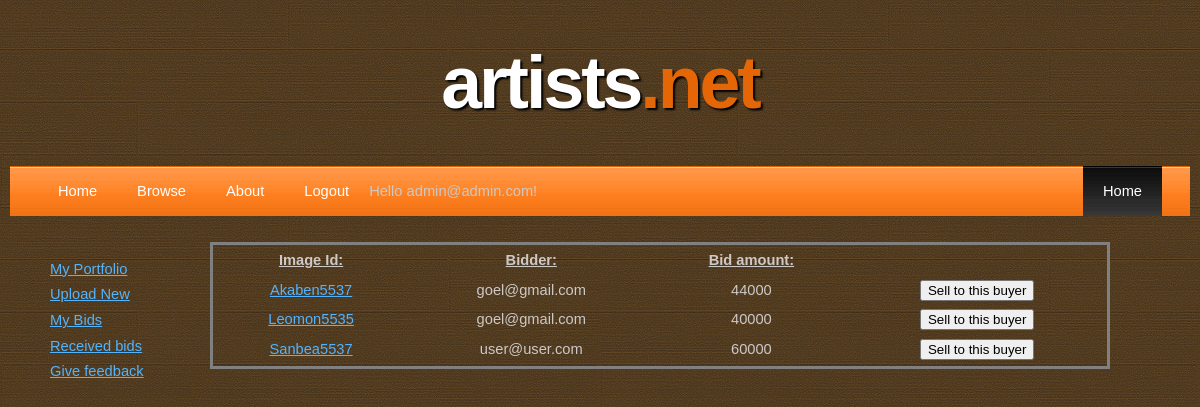
Screenshot of /received_bids.php (signed in) with the database file from the repository.
### tables this page shows
CREATE TABLE IF NOT EXISTS `bids` (
  `id` varchar(10) NOT NULL,
  `bid` int(11) NOT NULL,
  `username` varchar(50) NOT NULL,
  `date` datetime NOT NULL
);

### received_bids.php (the view, shortened to what this page needs)
<!DOCTYPE html PUBLIC "-//W3C//DTD XHTML 1.0 Strict//EN" "http://www.w3.org/TR/xhtml1/DTD/xhtml1-strict.dtd">
<html xmlns="http://www.w3.org/1999/xhtml">
	<head>
		<link rel="stylesheet" type="text/css" href="css/style.css" />
	</head>
	<body>
		<div id="outer">
			<div id="logo">
				<h1><a href="index.php">artists<span>.net</span></a></h1>
			</div>
			<ul id="nav">
				<li>
					<a href="index.php" id="item">Home</a>
				</li>
				<li>
					<a href="browse.php" id="item">Browse</a>
				</li>
				<li>
					<a href="about.php" id="item">About</a>
				</li>
			<?php
				if($_SESSION['username']!='Guest'){
				echo'
				<li>
					<a href="logout.php" id="item">Logout</a>
				</li>
				<li class="user_name">
					 Hello '.$_SESSION['username'].'!
				</li>
				<li style="float:right" class="first active">
					<a href="user_home.php">Home<a>
				</li>
				';
				}
			?>
			</ul>
	<div class="container-div">
		<div class="user_tabs" style="float:left">
			<ul>
				<li>
				<a href="user_home.php"><br />My Portfolio</a>
				</li>
				<li>
				<a href="user_upload.php">Upload New</a>
				</li>
				<li>
				<a href="user_bids.php">My Bids</a>
				</li>
				<li>
				<a href="received_bids.php">Received bids</a>
				</li>
				<li>
				<a href="feedback.php"> Give feedback</a>
				</li>
			</ul>
		</div>
		<div class="right_div" style="font-weigtht:2000">
	<?php
		$username = $_SESSION['username'];
		$dbc = new Connect();
		$conn = $dbc->get_conn();
		$query = "SELECT * FROM images WHERE username = '$username'";
		$result_images = $conn->query($query);
		if($result_images->num_rows>0){
		echo "<table style='border:solid 3px grey;width:900px;'>
		<tr style='text-decoration:underline'>
			<th>
				Image Id:
			</th>
			<th>
				Bidder:
			</th>
			<th>
				Bid amount:
			</th>
		</tr>";
		}
		while($image_row = $result_images->fetch_assoc()){
			$id = $image_row['id'];
			$query_bids = "SELECT * FROM bids WHERE id= '$id' ORDER BY bid DESC";
			$image_bids = $conn->query($query_bids);
			while($row = $image_bids->fetch_assoc()){
					$id = $row['id'];
					$username = $row['username'];
					$bid = $row['bid'];
					$url = "sell.php?id=".$id."&buyer=".$username."&bid=".$bid;
					echo '
					<tr>
						<td>
							<a href="image.php?id='.$id.'"> '.$id.' </a>
						</td>
						<td>
							'.$username.'
						</td>
						<td>
							'.$bid.'
						</td>
						<td>
						<button id="sell" class="sell" name="sell" onclick=" parent.location=\'' .$url. '\' " >Sell to this buyer</>
						</td>
					</tr>
					';
			}
		}
	?>
			<br class="clear" />
		</div>
	</div>
	</div>
	</body>
</html>

### css/style.css (style rules this page uses)
.container-div { position:relative; width=100%; margin=auto; }
.user_tabs { display:inline-block; width:200px; float:left; }
.right_div { width: 80%; margin: 0px auto 0px auto; text-align:center; display:inline-block; }
a { text-decoration: none; color: #00c6ff; }
#item,#session { cursor: pointer; display: inline-block; vertical-align: top; white-space: nowrap; }
a { text-decoration: underline; color: #53B4FD; }
body { font-size: 11pt; line-height: 1.75em; background: #36271B url(../images/bg.jpg); color: #CDC9C6; text-align: justify; }
body,input { font-family: Antic, sans-serif; }
ul { margin-bottom: 1.5em; list-style: none; }
#outer { margin: 0 auto; width: 1180px; }
#logo { line-height: 68px; margin: 40px 0 0 0; }
#logo a { text-decoration: none; color: #FFF; }
#logo h1 { font-size: 5em; letter-spacing: -3px; text-shadow: 2px 2px 2px #000; font-family: Antic, sans-serif; text-align: center; }
#logo a span { color: #e46606; }
#nav { padding: 0 28px; width: 1124px; height: 50px; line-height: 50px; margin: 40px 0 0 0; background: url(../images/linkbg.jpg); font-family: Antic, sans-serif; list-style: none; }
#nav > li { float: left; padding: 0; margin: 0; }
#nav > li.active { background: url(../images/linkbg2.jpg); color: #fff; }
#nav > li a { color: #FFF; text-decoration: none; padding: 0 20px; }

### rows the page displays
bids: id "Akaben5537", username "goel@gmail.com", bid "44000"
bids: id "Leomon5535", username "goel@gmail.com", bid "40000"
bids: id "Sanbea5537", username "user@user.com", bid "60000"

### other values shown
$_SESSION['username'] "admin@admin.com"
